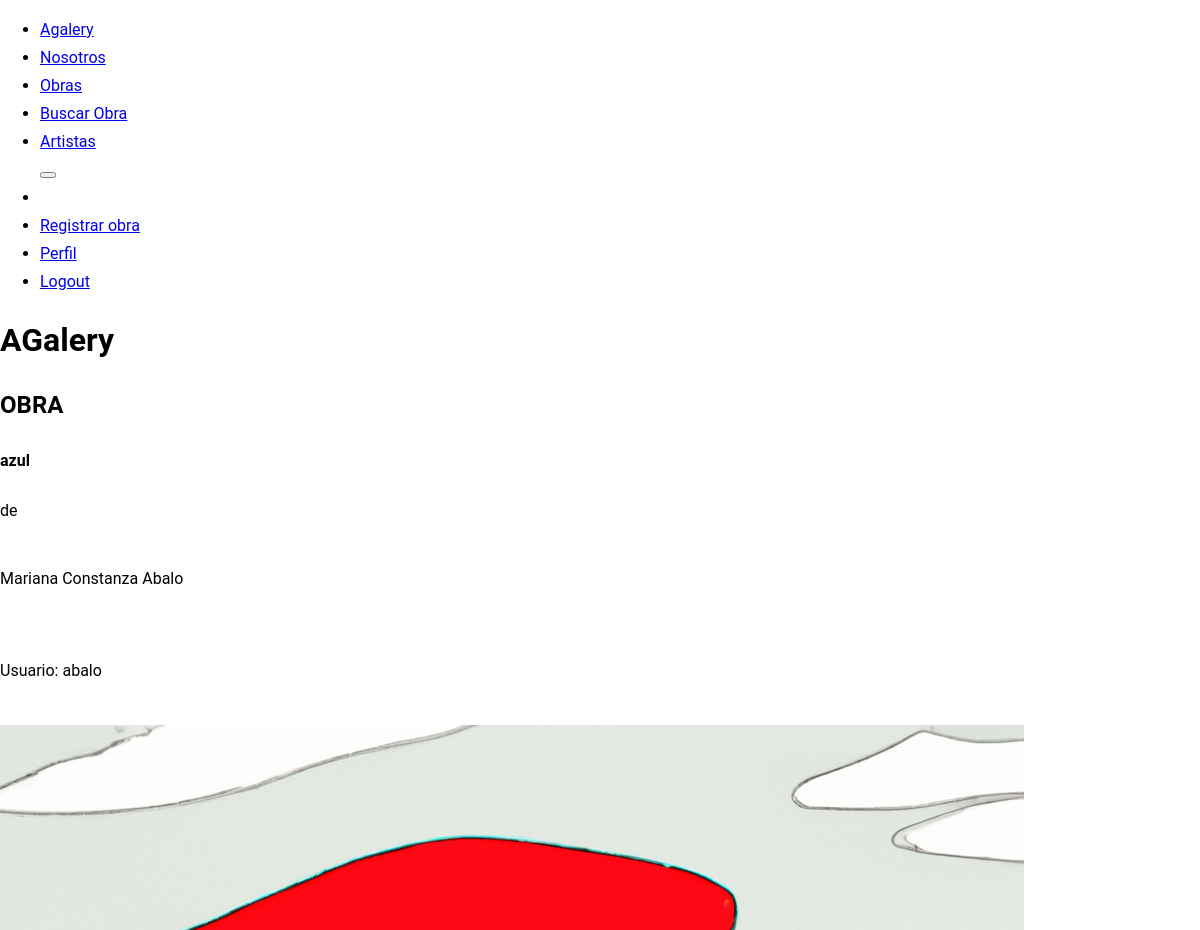
Before: /obradetalle/3/ (signed in, upper part) with the older database file.
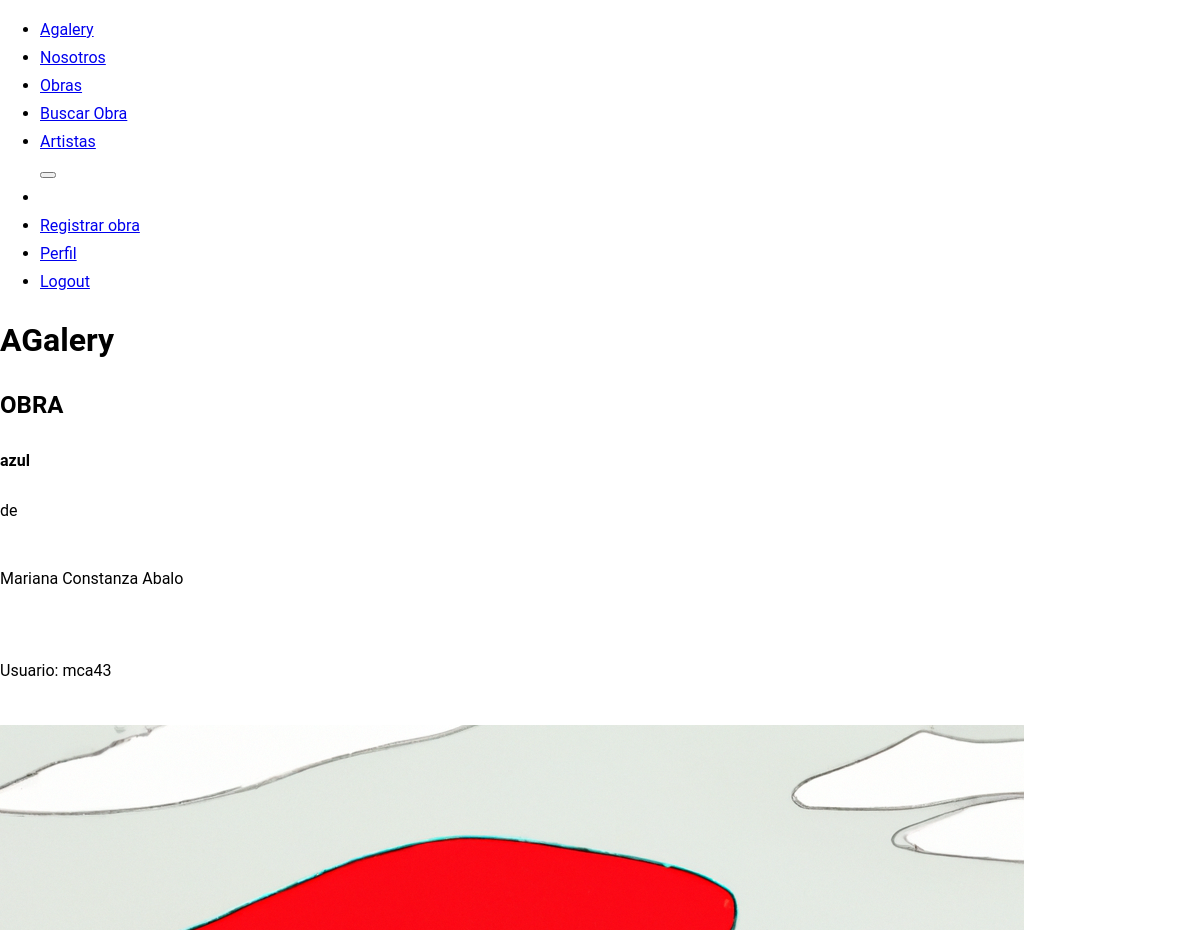
After: the same page with the newer database file.
### appgaleria/models.py (models this page shows, shortened)
class obra(models.Model):
    artista = models.ForeignKey(User, on_delete=models.CASCADE, related_name='Artista')
    titulo = models.CharField(max_length=100)
    descripcion = models.CharField(max_length=300)
    fotoobra = models.ImageField(upload_to='fotoobras')
    precio = models.IntegerField(default=1)
    vendida = models.BooleanField(default= "no")

### appgaleria/views.py (the view)
# urls.py: path('obradetalle/<int:pk>/', views.obra_detalle, name='detalleobra'),
def obra_detalle(request, pk):
    if request.user.is_authenticated:
       avatar_usuario = avatar.objects.get(user=request.user)
       context = {'avatar_usuario': avatar_usuario}
    else:
       context = {}
    obra_detalle = obra.objects.get(pk=pk)
    context['obra_detalle'] = obra_detalle
    return render(request, 'appgaleria/obras/obra._detalle.html', context)

### appgaleria/templates/appgaleria/obras/obra._detalle.html (shortened to what this page needs)
{% extends 'appgaleria/padre.html' %}
{% block content %}
<h1>OBRA</h1>
<h4><b>{{ obra_detalle.titulo}} </b></h4>de<p>
{{ user.first_name }} {{ user.last_name }} <p> Usuario: {{ obra_detalle.artista }}
{{ obra_detalle.titulol}}</p>
<img src="{{obra_detalle.fotoobra.url}}" alt="{{obra_detalle.titulo}}" class="img-fluid"/></p>
</body>
</html>
{% endblock content %}

Changed rows visible on the page:
changed obra "azul": artista "abalo" → "mca43"
